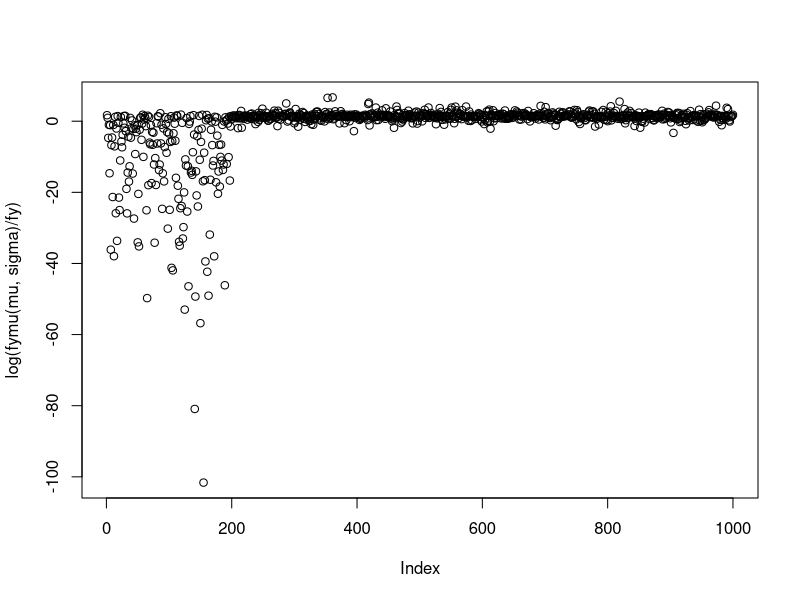
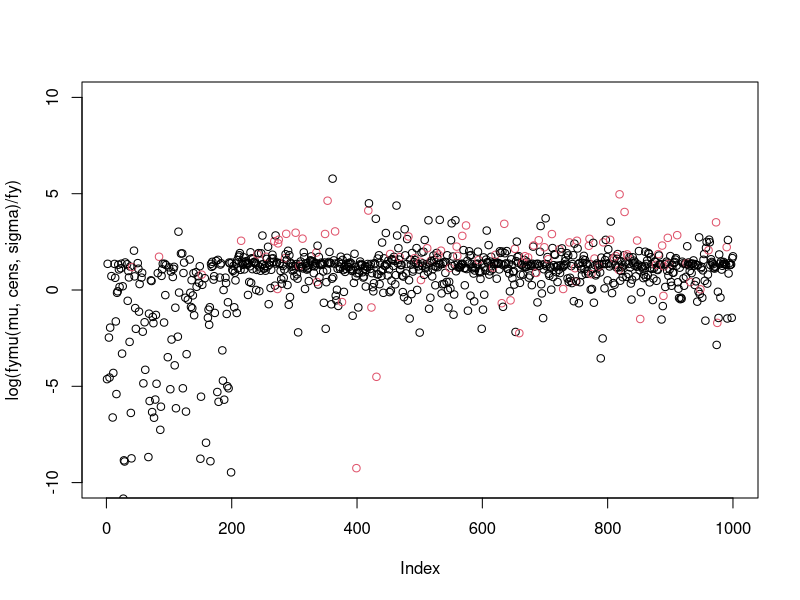
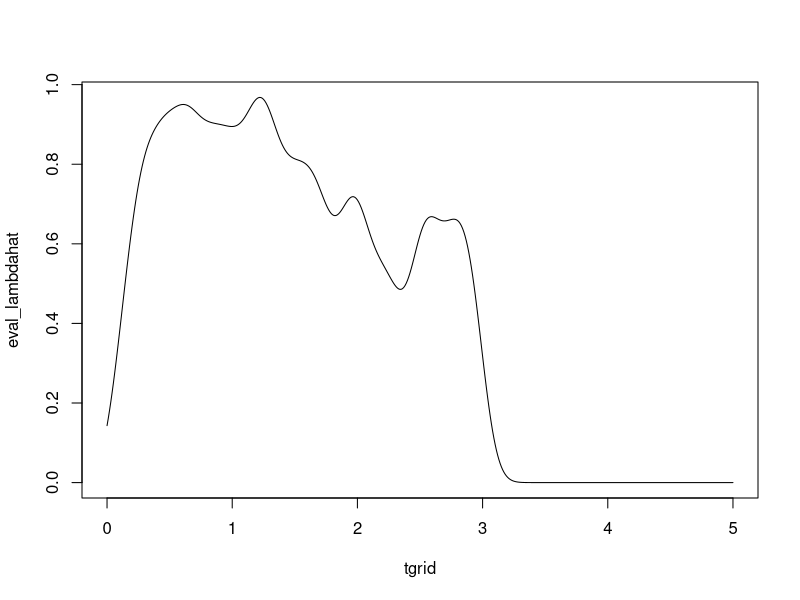
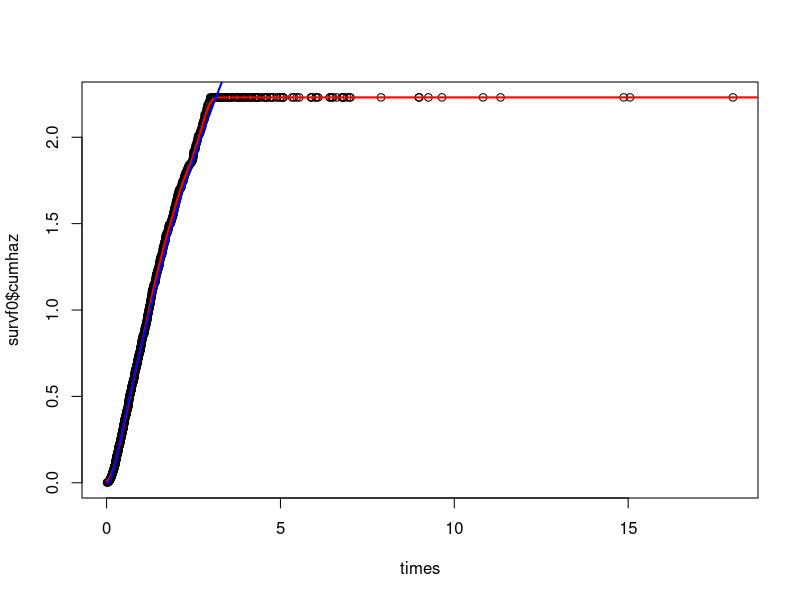
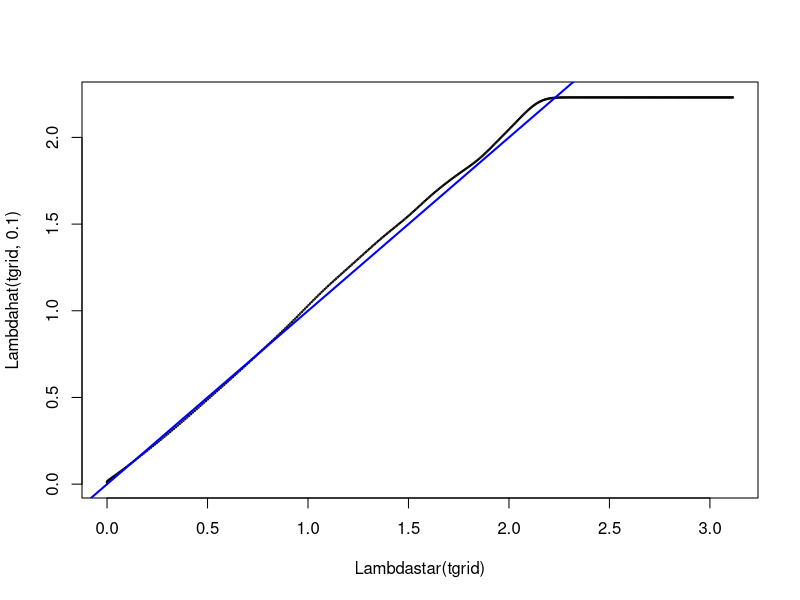
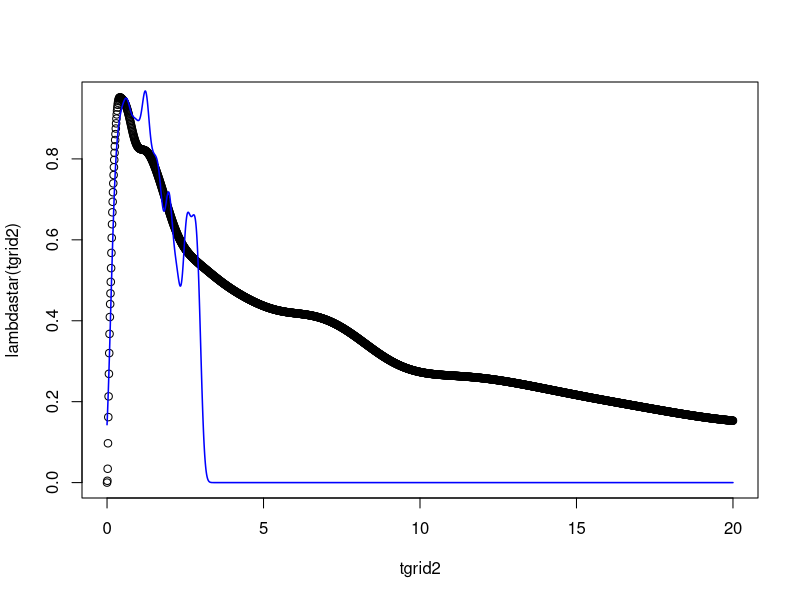
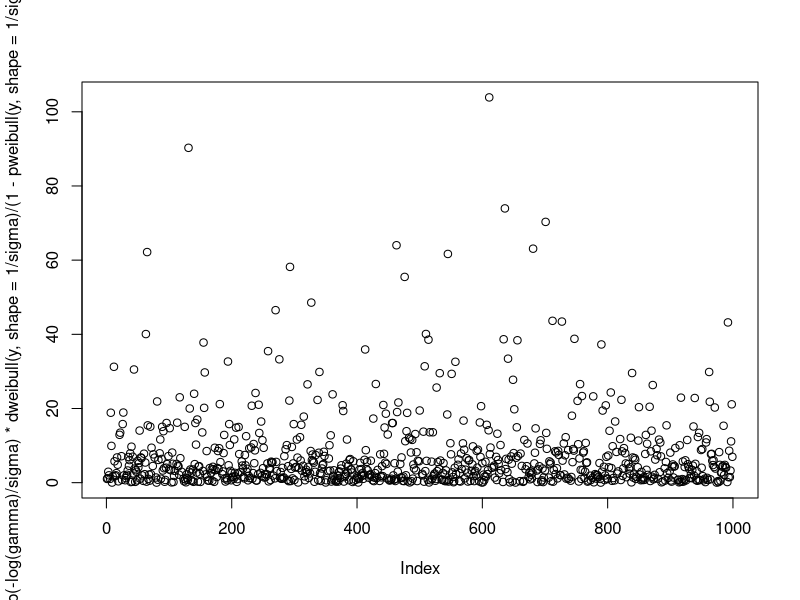
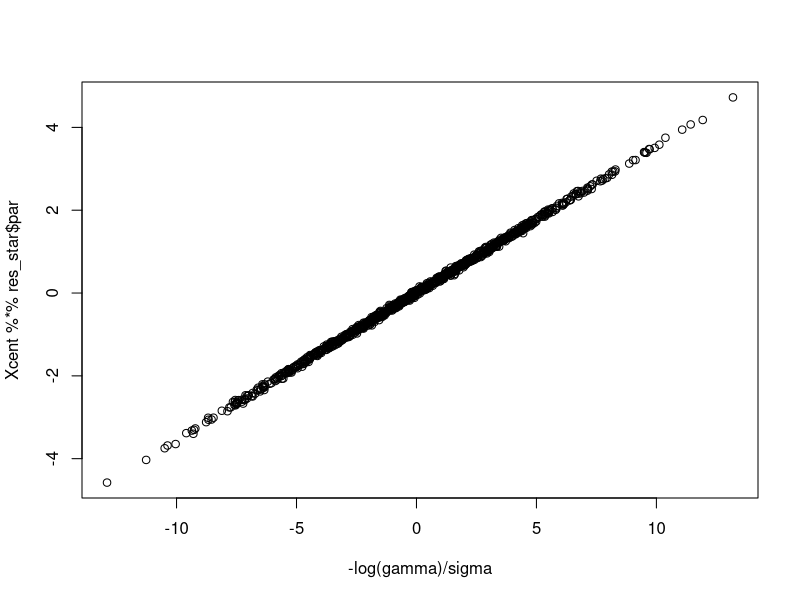

Write the R code that produced these figures, in order. (Note: this script raises an error after producing the figures.)
library(survival)
set.seed(132)
### Example 1: Laplace noise
dlognormal <- function(x, mean, sd){
   dnorm(log(x), mean = mean, sd = sd) / x
}
n <- 1000
d <- 10 #1
alpha <- 0.2
k <- round(n * alpha)
X <- matrix(rnorm(n*d), nrow = n, ncol = d)
beta <- rnorm(d)
beta <-  beta/ sqrt(sum(beta^2))
mu <- X %*% beta
sigma <- 0.25
xi <- sigma * rnorm(n)  # rlaplace(n)
y <- exp(drop(mu + xi)) # log-normal response
yperm <- y
yperm[1:k] <- y[sample(1:k)]
fymu <- function(mu, sigma) dlognormal(yperm, mu, sigma)
# assume known for simplicity (location mixture)
dens_y  <- function(y) colMeans((sapply(y, function(z) dlognormal(z, mu, sigma))))
kde_obj <- density(yperm)
kde_y <- approxfun(kde_obj$x, kde_obj$y)
#ygrid <- seq(from = 0, to = 12, length = 1000)
#plot(ygrid, kde_y(ygrid), type = "l")
#lines(ygrid, dens_y(ygrid), type = "l", col = "red")
fy <- dens_y(yperm)
# plot likelihood ratios
plot(log(fymu(mu, sigma) / fy))
nloglik_marginal <- function(mu, sigma, alpha) sum(-log((1-alpha) * fymu(mu, sigma) + alpha * fy))
maxiter <- 1000
tol <- 1E-4
objs <- numeric(maxiter)
# find some simple initial estimators
lm_naive <- lm(log(yperm) ~ X - 1)
betacur <- coef(lm_naive)
mu <- X %*% betacur
alpha <- 0.5
sigma <- mean(residuals(lm_naive)^2)
iter <- 1
objs[iter] <- nloglik_marginal(mu, sigma, alpha)
# marginal approach
while(iter < maxiter){
    num <- (1-alpha) * fymu(mu, sigma)
    denom <- num + alpha * fy
    pcur <- num/denom
    alpha <- 1 - mean(pcur)
    lm_pcur  <- lm(log(yperm) ~ X - 1, weights = pcur)
    betacur <- coef(lm_pcur)
    mu <- X %*% betacur
    sigma <- sqrt(weighted.mean(residuals(lm_pcur)^2, w = pcur))
    iter <- iter + 1
    objs[iter] <- nloglik_marginal(mu, sigma, alpha)
    if(objs[iter] + tol > objs[iter-1])
        break
}
alpha
sigma
sqrt(sum((betacur - beta)^2))

############################################################################################################

# NEXT: account for possible right-censoring [assuming sigma^2 is known]
cens <- (yperm >= 3) 
fymu <- function(mu, cens, sigma) dlnorm(yperm, mu, sigma)^(1-cens) * (1 - plnorm(yperm, mu, sigma))^cens
# assume known for simplicity (location mixture)
dens_y  <- function(y, cens) colMeans((sapply(y, function(z) dlnorm(z, mu, sigma))))^(1- cens) * (colMeans((sapply(y, function(z) 1-plnorm(z, mu, sigma)))))^cens
fy <- dens_y(yperm, cens)
#plot(log(fymu(mu, cens, sigma) / fy))
#plot(log(fymu(mu, cens, sigma)[cens] / fy[cens]))
nloglik_marginal <- function(mu, cens, sigma, alpha) sum(-log((1-alpha) * fymu(mu, cens, sigma) + alpha * fy))
lm_naive <- lm(log(yperm[!cens]) ~ X[!cens,] - 1, )
betacur <- coef(lm_naive)
mu <- X %*% betacur
alpha <- 0.5
sigma <- .25 #ASSUME KNOWN
iter <- 1
objs[iter] <- nloglik_marginal(mu, cens, sigma, alpha)
# marginal approach
while(iter < maxiter){
    num <- (1-alpha) * fymu(mu, cens, sigma)
    denom <- num + alpha * fy
    pcur <- num/denom
    alpha <- 1 - mean(pcur)
    lm_pcur <- survreg(Surv(yperm, event = 1 - cens) ~ X - 1, scale = 0.25, dist = "lognormal", weights = pmax(pcur, 1E-6))
    betacur <- coef(lm_pcur)
    mu <- X %*% betacur
    iter <- iter + 1
    objs[iter] <- nloglik_marginal(mu, cens, sigma, alpha)
    if(objs[iter] + tol > objs[iter-1])
        break
}
alpha
sqrt(sum((betacur - beta)^2))
##################################################################################
### Moving forward: the PH model
##################################################################################
ls()
set.seed(132)
n <- 1000
d <- 10 #1
alpha <- 0.2
k <- round(n * alpha)
X <- matrix(rnorm(n*d), nrow = n, ncol = d)
beta <- rnorm(d)
beta <-  beta/ sqrt(sum(beta^2))
mu <- X %*% beta
sigma <- 0.25
xi_mult <- rweibull(n, shape = 1/sigma)
xi <- log(xi_mult)
#hist(xi, nclass = 100, prob = TRUE)

y <- exp(drop(mu)) * xi_mult#
yperm <- y
yperm[1:k] <- y[sample(1:k)]

# marginal distribution of y's is a scale mixture
gamma <- exp(drop(mu))
dens_y  <- function(y) rowMeans(sweep(dweibull(outer(y, gamma, FUN = "/"), shape = 1/sigma), MARGIN = 2, FUN = "/", STATS = gamma))
#ygrid <- seq(from = 0, to = 12, length = 1000)
#hist(y, nclass = 50, prob = TRUE, ylim = c(0,1))
#lines(ygrid, dens_y(ygrid), type = "l")
#kde_obj <- density(yperm)
#kde_y <- approxfun(kde_obj$x, kde_obj$y)
#lines(ygrid, kde_y(ygrid), col = "red")
#integrate(dens_y, lower = 0, upper = 20)
# without censoring, regression parameters should be accessible from linear regression
lm_oracle <- lm(log(y) ~ X)
coef(lm_oracle)
#sqrt(sum((beta - coef(lm_oracle)[-1])^2))
# now, add mismatches [assuming scale is known]
fymu <- function(mu, sigma) dweibull(yperm, shape = 1/sigma, scale = exp(mu))
fy <- dens_y(yperm)
# plot likelihood ratios
#plot(log(fymu(mu, sigma) / fy), ylim = c(0,10))
nloglik_marginal <- function(mu, sigma, alpha) sum(-log((1-alpha) * fymu(mu, sigma) + alpha * fy))
maxiter <- 1000
tol <- 1E-4
objs <- numeric(maxiter)

# find some simple initial estimators
lm_naive <- lm(log(yperm) ~ X)
betacur <- coef(lm_naive)[-1]
mu <- X %*% betacur
alpha <- 0.5
#sigma <- mean(residuals(lm_naive)^2)
iter <- 1
objs[iter] <- nloglik_marginal(mu, sigma, alpha)
# marginal approach
while(iter < maxiter){
    num <- (1-alpha) * fymu(mu, sigma)
    denom <- num + alpha * fy
    pcur <- num/denom
    alpha <- 1 - mean(pcur)
    lm_pcur <- survreg(Surv(yperm, event = rep(1,n)) ~ X - 1, scale = sigma, dist = "weibull", weights = pmax(pcur, 1E-6))
    #lm_pcur  <- lm(log(yperm) ~ X - 1, weights = pcur)
    betacur <- coef(lm_pcur)
    mu <- X %*% betacur
    #sigma <- sqrt(weighted.mean(residuals(lm_pcur)^2, w = pcur))
    iter <- iter + 1
    objs[iter] <- nloglik_marginal(mu, sigma, alpha)
    if(objs[iter] + tol > objs[iter-1])
        break
}
sqrt(sum((beta - coef(lm_naive)[-1])^2))
sqrt(sum((beta - betacur)^2))

### now, additionally add censoring
cens <- (yperm >= 3) # 11% censored
fymu <- function(mu, cens, sigma) dweibull(yperm, shape = 1/sigma, scale = exp(mu))^(1 - cens)  * (1 - pweibull(yperm, shape = 1/sigma, scale = exp(mu)))^cens
# assume known for simplicity (scale mixture)
dens_y  <- function(y, cens) rowMeans(sweep(dweibull(outer(y, gamma, FUN = "/"), shape = 1/sigma), MARGIN = 2, FUN = "/", STATS = gamma))^(1-cens) * (1 - rowMeans(pweibull(outer(y, gamma, FUN = "/"), shape = 1/sigma)))^cens
fy <- dens_y(yperm, cens)
#
plot(log(fymu(mu, cens, sigma) / fy), ylim = c(-10, 10), col = cens  +1)
#plot(log(fymu(mu, cens, sigma)[cens] / fy[cens]))


nloglik_marginal <- function(mu, cens, sigma, alpha) sum(-log((1-alpha) * fymu(mu, cens, sigma) + alpha * fy))
lm_naive <- lm(log(yperm[!cens]) ~ X[!cens,] - 1, )
betacur <- coef(lm_naive)
mu <- X %*% betacur
alpha <- 0.5
sigma <- .25 #ASSUME KNOWN
iter <- 1
objs[iter] <- nloglik_marginal(mu, cens, sigma, alpha)
#A <- M1(mu, sigma) * (alpha/(n-1))
#diag(A) <- diag(A) * (1 - alpha)/(alpha/(n-1))
#B <- fyM * (1 - alpha/(n-1))
#diag(B) <- fyM * alpha / (1 - alpha/(n-1))
#objs_pairwise[iter] <- nloglik_pairwise(A,B)

# marginal approach
while(iter < maxiter){

    num <- (1-alpha) * fymu(mu, cens, sigma)
    denom <- num + alpha * fy
    pcur <- num/denom
    alpha <- 1 - mean(pcur)
    #deriv <- (dlnorm(yperm, mu, sigma)^2)/(1 - plnorm(yperm, mu, sigma)) * (-(log(yperm) - mu))/(sigma^2)
    #deriv_num <- (-log(1 - plnorm(yperm, mu + 0.001, sigma)) - -log(1 - plnorm(yperm, mu -0.001, sigma)))/(2*0.001)
  #  deriv_num <- (-log(dlnorm(yperm, mu + 0.00001, sigma))  - -log(dlnorm(yperm, mu -0.00001, sigma)))/(2 * 0.00001)
    #deriv <- (log(yperm) - mu)/(sigma^2)
    #cens_weights <- rep(1,n)
    #cw <- dlnorm(yperm, mu, sigma)^2/(1 - plnorm(yperm, mu, sigma))
    #cw[!is.finite(cw)] <- 0
    #cens_weights[cens] <- cw[cens]
    lm_pcur <- survreg(Surv(yperm, event = 1 - cens) ~ X - 1, scale = 0.25, dist = "weibull", weights = pmax(pcur, 1E-6))
    #lm_pcur  <- lm(log(yperm) ~ X - 1, weights = pcur * cens_weights)
    betacur <- coef(lm_pcur)
    mu <- X %*% betacur
    #sigma <- sqrt(weighted.mean(residuals(lm_pcur)^2, w = pcur))
    iter <- iter + 1
    objs[iter] <- nloglik_marginal(mu, cens, sigma, alpha)
    if(objs[iter] + tol > objs[iter-1])
        break
}

alpha
sqrt(sum((betacur - beta)^2))

### now start working on the COX PH model

### baseline hazard
ls()
survf0 <- survfit(Surv(yperm, event = 1 - cens) ~ 1)
Delta <- c(survf0$cumhaz[1], diff(survf0$cumhaz))
times <- survf0$time
# kernel estimation of the baseline hazard function
lambdahat <- function(t, h){
 rowSums(sweep(dnorm(outer(t, times, "-"), sd = h), MARGIN = 2, FUN = "*", STATS = Delta))

}

# corresponding cumulative hazard function
Lambdahat <- function(t, h){
 rowSums(sweep(pnorm(outer(t, times, "-"), sd = h), MARGIN = 2, FUN = "*", STATS = Delta))
}
tgrid <- seq(from = 0, to = 5, by = 0.01)
eval_lambdahat <- lambdahat(tgrid, 0.1)
plot(tgrid, eval_lambdahat, type = "l")
tgrid2 <- seq(from = 0, to = 20, by = 0.01)
eval_Lambdahat <- Lambdahat(tgrid2, 0.1)
plot(times, survf0$cumhaz)
lines(tgrid2, eval_Lambdahat, type = "l", col = "red", lwd = 2)

# compare with "true" underlying baseline hazard

lambdastar <- function(t) rowMeans(sweep(dweibull(outer(t, gamma, FUN = "/"), shape = 1/sigma), MARGIN = 2, FUN = "/", STATS = gamma)) /( (1 - rowMeans(pweibull(outer(t, gamma, FUN = "/"), shape = 1/sigma))) )
Lambdastar <- function(t) -log((1 - rowMeans(pweibull(outer(t, gamma, FUN = "/"), shape = 1/sigma))) )
eval_Lambdastar <- Lambdastar(tgrid2)
lines(tgrid2, eval_Lambdastar, type = "l", col = "blue", lwd = 2)
plot(Lambdastar(tgrid), Lambdahat(tgrid, 0.1), cex = 0.2)
abline(0,1, lwd = 2, col = "blue")
plot(tgrid2, lambdastar(tgrid2))
lines(tgrid2, lambdahat(tgrid2, 0.1), col = "blue", lwd = 1.5)

# estimation of Cox model assuming BL functions are known

Xcent <- scale(X, center = TRUE, scale = FALSE)
#Xcent <- X
lambdastar_t <- lambdastar(y)#4*y^3#lambdastar(y)
Lambdastar_t <- Lambdastar(y)#y^4#Lambdastar(y)
t1_grad <- -colSums(sweep(Xcent, MARGIN = 1, FUN = "*", STATS = (1-cens)))
obj_cox_star <- function(beta, X, cens) sum( (1 - cens) * (-X%*%beta -log(lambdastar_t)) + exp(X %*% beta) * Lambdastar_t)
grad_cox_star <- function(beta, X, cens)  t1_grad + t(X) %*% (exp(X %*% beta) * Lambdastar_t) #colSums(sweep(X, MARGIN = 1, FUN = "*", STATS = exp(X %*% beta) * Lambdastar_t))
creg <- coxph(Surv(y, event = 1 - cens) ~ Xcent)
bhaz <- basehaz(creg)
#plot(lambdastar_t * exp(Xcent %*%res_star$par),
# estimate regression parameters
res_star <- optim(par = rep(0,d), fn = obj_cox_star, gr = grad_cox_star, method = "BFGS", X = Xcent, cens = cens)

plot(exp(-log(gamma)/sigma) * dweibull(y, shape = 1/sigma)/(1-pweibull(y, shape = 1/sigma)))
plot(-log(gamma)/sigma, Xcent %*% res_star$par)

plot(-log(gamma)/sigma + log(4*y^3), Xcent %*% res_star$par)#%

plot(-log(gamma)/sigma, Xcent %*% res_star$par)
plot(-log(gamma)/sigma, Xcent %*% creg$coef)
times <- bhaz$time
Delta <- c(bhaz$hazard[1], diff(bhaz))

lambdahat_0 <- lambdastar(y)#4*y^3#lambdastar(y)
Lambdahat_t <- Lambdastar(y)

plot(-log(gamma)/sigma, Xcent %*% creg$coef)
abline(0,1, col = "blue", lwd = 3)
yy <- Xcent %*% res_star$par
xx <- -log(gamma)/sigma
lm(yy ~ xx)
#plot(c(bhaz[1,1], diff(bhaz[,1])) * predict(creg, type = "risk"), lambdastar_t * exp(Xcent %*%res_star$par))

### pseudo-code

fy <- dens_y(yperm, cens)
alpha <- 0.5
maxiter <- 1000
tol <- 1E-4
objs <- numeric(maxiter)

# compute naive estimator

creg <- coxph(Surv(yperm, event = 1 - cens) ~ Xcent)
bhaz <- basehaz(creg)
mu <- Xcent %*% creg$coef

# compute associated smoothed baseline and cumulative baseline hazard

times <- bhaz$time
Delta <- c(bhaz$hazard[1], diff(bhaz))

lambdahat_0 <- lambdahat(yperm, 0.1)
Lambdahat_0 <- Lambdahat(yperm, 0.1)

fymu <- function(mu, cens, l0, L0) exp( (1 - cens) * (-X%*%beta -log(l0)) + exp(mu) * L0)
nloglik_marginal <- function(mu, cens, alpha, l0, L0) sum(-log((1-alpha) * fymu(mu, cens, l0, L0) + alpha * fy))
# update weights and alpha; then repeat

iter <- 1
objs[iter] <- nloglik_marginal(mu, cens, sigma, alpha)
#A <- M1(mu, sigma) * (alpha/(n-1))
#diag(A) <- diag(A) * (1 - alpha)/(alpha/(n-1))
#B <- fyM * (1 - alpha/(n-1))
#diag(B) <- fyM * alpha / (1 - alpha/(n-1))
#objs_pairwise[iter] <- nloglik_pairwise(A,B)

# marginal approach
while(iter < maxiter){
    num <- (1-alpha) * fymu(mu, cens, sigma)
    denom <- num + alpha * fy
    pcur <- num/denom
    alpha <- 1 - mean(pcur)
    #deriv <- (dlnorm(yperm, mu, sigma)^2)/(1 - plnorm(yperm, mu, sigma)) * (-(log(yperm) - mu))/(sigma^2)
    #deriv_num <- (-log(1 - plnorm(yperm, mu + 0.001, sigma)) - -log(1 - plnorm(yperm, mu -0.001, sigma)))/(2*0.001)
    #deriv_num <- (-log(dlnorm(yperm, mu + 0.00001, sigma))  - -log(dlnorm(yperm, mu -0.00001, sigma)))/(2 * 0.00001)
    #deriv <- (log(yperm) - mu)/(sigma^2)
    #cens_weights <- rep(1,n)
    #cw <- dlnorm(yperm, mu, sigma)^2/(1 - plnorm(yperm, mu, sigma))
    #cw[!is.finite(cw)] <- 0
    #cens_weights[cens] <- cw[cens]
    lm_pcur <- survreg(Surv(yperm, event = 1 - cens) ~ X - 1, scale = 0.25, dist = "weibull", weights = pmax(pcur, 1E-6))
    #lm_pcur  <- lm(log(yperm) ~ X - 1, weights = pcur * cens_weights)
    betacur <- coef(lm_pcur)
    mu <- X %*% betacur
    #sigma <- sqrt(weighted.mean(residuals(lm_pcur)^2, w = pcur))
    iter <- iter + 1
    objs[iter] <- nloglik_marginal(mu, cens, sigma, alpha)
    if(objs[iter] + tol > objs[iter-1])
        break
}


alpha
sqrt(sum((betacur - beta)^2))

### now start working on the COX PH model

### baseline hazard
ls()
survf0 <- survfit(Surv(yperm, event = 1 - cens) ~ 1)
Delta <- c(survf0$cumhaz[1], diff(survf0$cumhaz))
times <- survf0$time

# kernel estimation of the baseline hazard function
lambdahat <- function(t, h){

 rowSums(sweep(dnorm(outer(t, times, "-"), sd = h), MARGIN = 2, FUN = "*", STATS = Delta))

}

# corresponding cumulative hazard function
Lambdahat <- function(t, h){

 rowSums(sweep(pnorm(outer(t, times, "-"), sd = h), MARGIN = 2, FUN = "*", STATS = Delta))

}


tgrid <- seq(from = 0, to = 5, by = 0.01)
eval_lambdahat <- lambdahat(tgrid, 0.1)

plot(tgrid, eval_lambdahat, type = "l")

tgrid2 <- seq(from = 0, to = 20, by = 0.01)
eval_Lambdahat <- Lambdahat(tgrid2, 0.1)
plot(times, survf0$cumhaz)
lines(tgrid2, eval_Lambdahat, type = "l", col = "red", lwd = 2)

# compare with "true" underlying baseline hazard

lambdastar <- function(t) rowMeans(sweep(dweibull(outer(t, gamma, FUN = "/"), shape = 1/sigma), MARGIN = 2, FUN = "/", STATS = gamma)) /( (1 - rowMeans(pweibull(outer(t, gamma, FUN = "/"), shape = 1/sigma))) )

Lambdastar <- function(t) -log((1 - rowMeans(pweibull(outer(t, gamma, FUN = "/"), shape = 1/sigma))) )
zz
eval_Lambdastar <- Lambdastar(tgrid2)

lines(tgrid2, eval_Lambdastar, type = "l", col = "blue", lwd = 2)

plot(Lambdastar(tgrid), Lambdahat(tgrid, 0.1), cex = 0.2)
abline(0,1, lwd = 2, col = "blue")

plot(tgrid2, lambdastar(tgrid2))
lines(tgrid2, lambdahat(tgrid2, 0.1), col = "blue", lwd = 1.5)

# estimation of Cox model assuming BL functions are known

Xcent <- scale(X, center = TRUE, scale = FALSE)
#Xcent <- X
lambdastar_t <- lambdastar(y)#4*y^3#lambdastar(y)
Lambdastar_t <- Lambdastar(y)#y^4#Lambdastar(y)
t1_grad <- -colSums(sweep(Xcent, MARGIN = 1, FUN = "*", STATS = (1-cens)))

obj_cox_star <- function(beta, X, cens) sum( (1 - cens) * (-X%*%beta -log(lambdastar_t)) + exp(X %*% beta) * Lambdastar_t)
grad_cox_star <- function(beta, X, cens)  t1_grad + t(X) %*% (exp(X %*% beta) * Lambdastar_t) #colSums(sweep(X, MARGIN = 1, FUN = "*", STATS = exp(X %*% beta) * Lambdastar_t))

creg <- coxph(Surv(y, event = 1 - cens) ~ Xcent)
bhaz <- basehaz(creg)
#plot(lambdastar_t * exp(Xcent %*%res_star$par),
# estimate regression parameters
res_star <- optim(par = rep(0,d), fn = obj_cox_star, gr = grad_cox_star, method = "BFGS", X = Xcent, cens = cens)

plot(exp(-log(gamma)/sigma) * dweibull(y, shape = 1/sigma)/(1-pweibull(y, shape = 1/sigma)))
plot(-log(gamma)/sigma, Xcent %*% res_star$par)

plot(-log(gamma)/sigma + log(4*y^3), Xcent %*% res_star$par)#%

plot(-log(gamma)/sigma, Xcent %*% res_star$par)
plot(-log(gamma)/sigma, Xcent %*% creg$coef)
times <- bhaz$time
Delta <- c(bhaz$hazard[1], diff(bhaz))

lambdahat_0 <- lambdastar(y)#4*y^3#lambdastar(y)
Lambdahat_t <- Lambdastar(y)

plot(-log(gamma)/sigma, Xcent %*% creg$coef)
abline(0,1, col = "blue", lwd = 3)
yy <- Xcent %*% res_star$par
xx <- -log(gamma)/sigma
lm(yy ~ xx)
#plot(c(bhaz[1,1], diff(bhaz[,1])) * predict(creg, type = "risk"), lambdastar_t * exp(Xcent %*%res_star$par))

### pseudo-code

fy <- dens_y(yperm, cens)
alpha <- 0.5
maxiter <- 1000
tol <- 1E-4
objs <- numeric(maxiter)

# compute naive estimator

creg <- coxph(Surv(yperm, event = 1 - cens) ~ Xcent)
bhaz <- basehaz(creg)
mu <- Xcent %*% creg$coef

# compute associated smoothed baseline and cumulative baseline hazard

times <- bhaz$time
Delta <- c(bhaz$hazard[1], diff(bhaz$hazard))

lambdahat_0 <- 4*yperm^3#lambdahat(yperm, 0.1)
Lambdahat_0 <- yperm^4#Lambdahat(yperm, 0.1)

fymu <- function(mu, cens, l0, L0) (exp(mu) * l0)^(1 - cens) *  exp(-exp(mu) * L0)
#obj_cox_star <- function(beta, X, cens) sum( (1 - cens) * (-X%*%beta -log(lambdastar_t)) + exp(X %*% beta) * Lambdastar_t)
nloglik_marginal <- function(mu, cens, alpha, l0, L0) sum(-log((1-alpha) * fymu(mu, cens, l0, L0) + alpha * fy))
# update weights and alpha; then repeat

iter <- 1
objs[iter] <- nloglik_marginal(mu, cens, alpha, lambdahat_0, Lambdahat_0)

# marginal approach
while(iter < maxiter){



num <- (1-alpha) * fymu(mu, cens, lambdahat_0, Lambdahat_0)
denom <- num + alpha * fy
pcur <- num/denom
alpha <- 1 - mean(pcur)

t1_grad <- -colSums(sweep(Xcent, MARGIN = 1, FUN = "*", STATS = (1-cens)*pcur))
obj_cox_star <- function(beta, X, cens) sum(pcur* ((1 - cens) * (-X%*%beta -log(lambdahat_0)) + exp(X %*% beta) * Lambdahat_0))
grad_cox_star <- function(beta, X, cens)  t1_grad + t(X) %*% (exp(X %*% beta) * Lambdahat_0 * pcur) #colSums(sweep(X, MARGIN = 1, FUN = "*", STATS = exp(X %*% beta) * Lambdastar_t))

creg <- coxph(Surv(y, event = 1 - cens) ~ Xcent)
bhaz <- basehaz(creg)
#plot(lambdastar_t * exp(Xcent %*%res_star$par),
# estimate regression parameters
res_star <- optim(par = rep(0,d), fn = obj_cox_star, gr = grad_cox_star, method = "BFGS", X = Xcent, cens = cens)
#creg <- coxph(Surv(yperm, event = 1 - cens) ~ Xcent, weights = pmax(drop(pcur),1E-6))
#bhaz <- basehaz(creg)
#mu <- Xcent %*% creg$coef
mu <- Xcent %*% res_star$par
times <- bhaz$time
Delta <- c(bhaz$hazard[1], diff(bhaz$hazard))

lambdahat_0 <- 4*yperm^3#lambdahat(yperm, 0.1)
Lambdahat_0 <- yperm^4#Lambdahat(yperm, 0.1)

#nloglik_marginal(mu, cens, alpha, lambdahat_0, Lambdahat_0)

   iter <- iter + 1
    objs[iter] <- nloglik_marginal(mu, cens, alpha, lambdahat_0, Lambdahat_0)
    if(objs[iter] + tol > objs[iter-1])
        break
}

alpha
plot(-log(gamma)/sigma, Xcent %*% creg$coef)
abline(0,1, col = "blue", lwd = 3)

# now estimate null component

survf0 <- survfit(Surv(yperm, event = 1 - cens) ~ 1)
Delta <- c(survf0$cumhaz[1], diff(survf0$cumhaz))
times <- survf0$time

# kernel estimation of the baseline hazard function
lambdahat <- function(t, h){

 rowSums(sweep(dnorm(outer(t, times, "-"), sd = h), MARGIN = 2, FUN = "*", STATS = Delta))

}

# corresponding cumulative hazard function
Lambdahat <- function(t, h){

 rowSums(sweep(pnorm(outer(t, times, "-"), sd = h), MARGIN = 2, FUN = "*", STATS = Delta))

}

fy2 <- lambdahat(yperm, 0.1)^(1-cens) * exp(-Lambdahat(yperm, 0.1))^cens



fy <- fy2 #dens_y(yperm, cens)
alpha <- 0.5
maxiter <- 1000
tol <- 1E-4
objs <- numeric(maxiter)

# compute naive estimator

creg <- coxph(Surv(yperm, event = 1 - cens) ~ Xcent)
bhaz <- basehaz(creg)
mu <- Xcent %*% creg$coef


